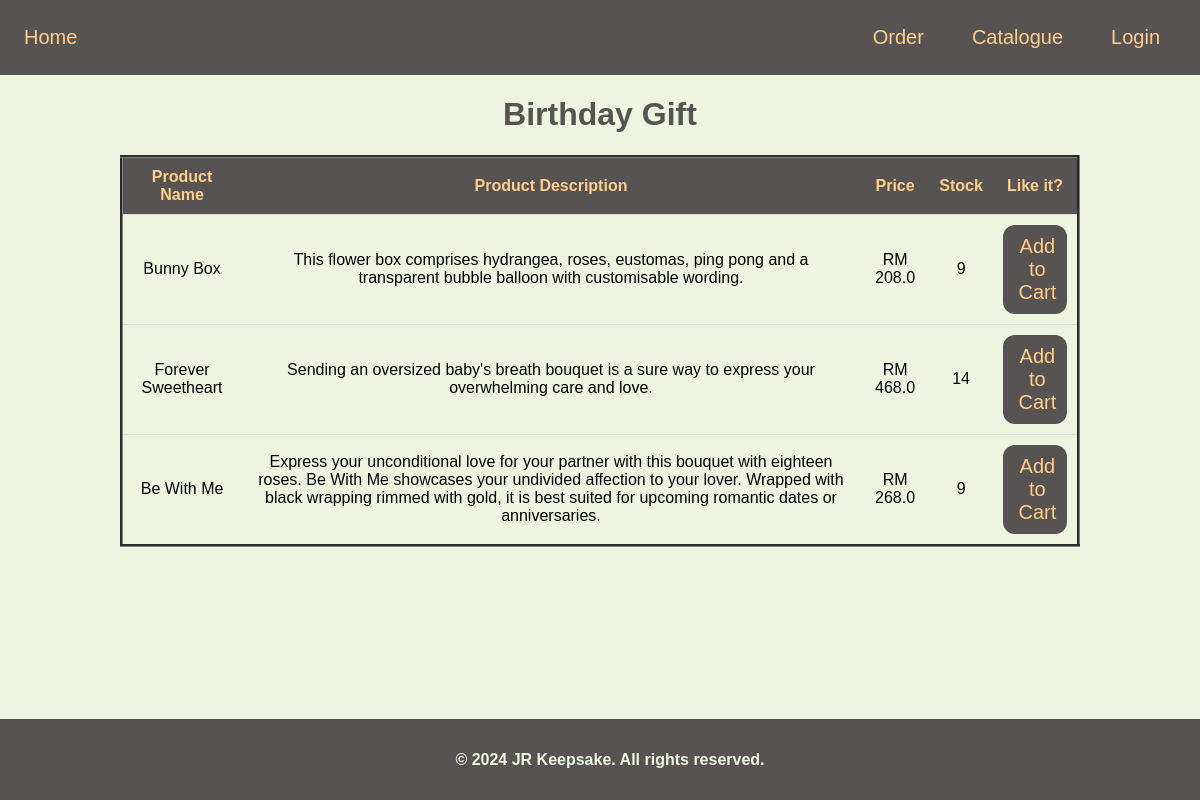
Screenshot of /JR_Keepsake/Catalogue/Birthday/ with the database file from the repository.
### Keepsake/models.py (models this page shows)
class Product (models.Model):
    Product_Name = models.CharField(max_length = 20, primary_key = True)
    Product_Desc = models.TextField()
    Category = models.CharField(max_length = 15)
    Price = models.FloatField()
    Stock = models.IntegerField()

### Keepsake/views.py (the view)
# urls.py: path('Catalogue/Birthday/',views.Birthday, name = 'Birthday'),
def Birthday(request):
    user_name = request.session.get('user_name')
    products = Product.objects.filter(Category='Birthday').values()
    return render(request, "Birthday.html", {'products': products,'user_name': user_name})

### Keepsake/templates/Birthday.html (shortened to what this page needs)
{% load static %}
<!DOCTYPE html>
<html lang="en">
<head>
</head>
<body>
    <header>
        <a href="/JR_Keepsake/">Home</a>
        <ul>
            <li><a href="{% url 'AllOrder' %}">Order</a></li>
            <li><a href="{% url 'Catalogue' %}">Catalogue</a></li>
            {% if user_name %}
                <li class="dropdown">
                    <a href="#" class="dropbtn" >{{user_name}}</a>
                    <div class="dropdown-content">
                        <a href="{% url 'UpdateProfile' %}">Update Profile</a>
                        <a href="{% url 'DeleteProfile' %}">Delete Account</a>
                        <a href="{% url 'Logout' %}">Logout</a>
                    </div>
                </li>
            {% else %}
                <li><a href="Login">Login</a></li>
            {% endif %}
        </ul>
    </header>
    <h1>Birthday Gift</h1>
    <body>
        <table>
            <tr>
                <th>Product Name</th>
                <th>Product Description</th>
                <th>Price</th>
                <th>Stock</th>
                <th>Like it?</th>
            </tr>
            {% for product in products %}
            <tr>
                <td>{{ product.Product_Name }}</td>
                <td>{{ product.Product_Desc }}</td>
                <td>RM {{ product.Price }}</td>
                <td>{{ product.Stock }}</td>
                <td><a href="{% url 'Update_Order' product.Product_Name %}" style="padding-right: 5%;">Add to Cart</a></td>
            </tr>
            {% endfor %}
        </table>
    </body>
    <footer>
        <h4>&copy; 2024 JR Keepsake. All rights reserved.</h4>
    </footer>
</body>
</html>

### Keepsake/templates/Birthday.html (style rules this page uses)
header { background-color: #575353; display: flex; justify-content: space-between; align-items: center; padding: 1em; }
body { margin: 0; padding: 0; background-color: #EDF5E1; font-family: Verdana, sans-serif; }
footer { margin-top: 5%; background-color: #575353; color: #EDF5E1; padding: 10px; text-align: center; bottom: 0; width: 100%; position: fixed; }
a,span { text-decoration: none; color: #FECE8A; display: flex; align-items: center; font-size: 20px; }
a:link, a:visited { background-color: #575353; color: #FECE8A; padding: 10px 8px 10px 8px; text-align: center; text-decoration: none; display: inline-block; border-radius: 12px; }
ul { display: flex; list-style: none; padding: 0; margin: 0; }
li { margin: 0 1em; }
table { width: 80%; margin: auto; border-collapse: collapse; margin-top: 20px; border-style: groove; }
th, td { padding: 10px; text-align: left; border-bottom: 1px solid #ddd; text-align: center; }
th { background-color: #575353; color: #FECE8A; }
h1 { text-align: center; color: #575353 }

### rows the page displays
Product: Product_Name "Bunny Box", Product_Desc "This flower box comprises hydrangea, roses, eustomas, ping pong and a transparent bubble balloon with customisable wording.", Price "208.0", Stock "9"
Product: Product_Name "Forever Sweetheart", Product_Desc "Sending an oversized baby's breath bouquet is a sure way to express your overwhelming care and love.", Price "468.0", Stock "14"
Product: Product_Name "Be With Me", Product_Desc "Express your unconditional love for your partner with this bouquet with eighteen roses. Be With Me showcases your undivided affection to your lover. Wrapped with black wrapping rimmed with gold, it is best suited for upcoming romantic dates or anniversaries.", Price "268.0", Stock "9"
